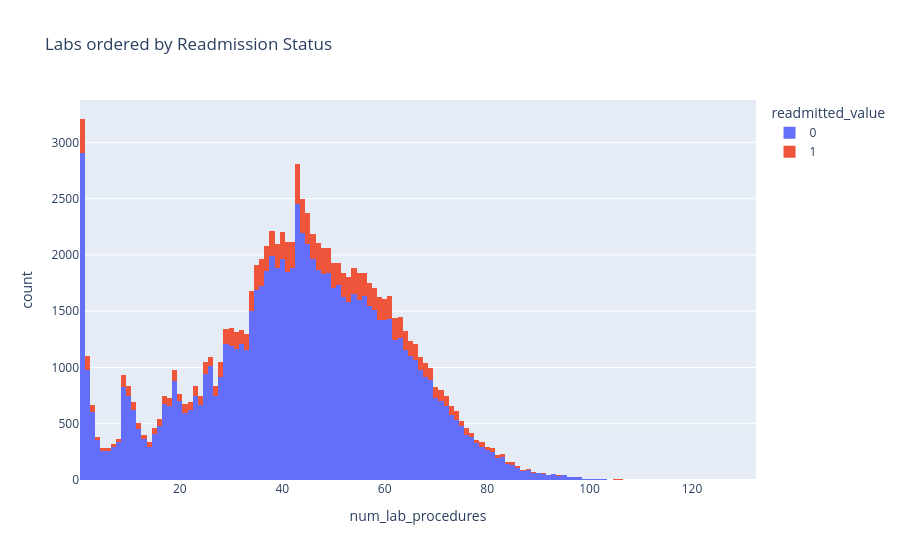

Source (notebook cell):
### Code cell
px.histogram(diabetic_raw, x="num_lab_procedures", color="readmitted_value", title="Labs ordered by Readmission Status")

### Figure 1 — Plotly figure (JSON) as saved in the notebook; plotly's stock layout.template omitted (floating-point values rounded to 4 significant figures; data arrays with more than 128 entries replaced by an {"elided": "..."} marker saying what was removed)
{"data": [{"bingroup": "x", "hovertemplate": "readmitted_value=0<br>num_lab_procedures=%{x}<br>count=%{y}<extra></extra>", "legendgroup": "0", "marker": {"color": "#636efa", "pattern": {"shape": ""}}, "name": "0", "orientation": "v", "showlegend": true, "type": "histogram", "x": {"elided": "90409 int values"}, "xaxis": "x", "yaxis": "y"}, {"bingroup": "x", "hovertemplate": "readmitted_value=1<br>num_lab_procedures=%{x}<br>count=%{y}<extra></extra>", "legendgroup": "1", "marker": {"color": "#EF553B", "pattern": {"shape": ""}}, "name": "1", "orientation": "v", "showlegend": true, "type": "histogram", "x": {"elided": "11357 int values"}, "xaxis": "x", "yaxis": "y"}], "layout": {"barmode": "relative", "legend": {"title": {"text": "readmitted_value"}, "tracegroupgap": 0}, "title": {"text": "Labs ordered by Readmission Status"}, "xaxis": {"anchor": "y", "domain": [0, 1], "title": {"text": "num_lab_procedures"}}, "yaxis": {"anchor": "x", "domain": [0, 1], "title": {"text": "count"}}}}
